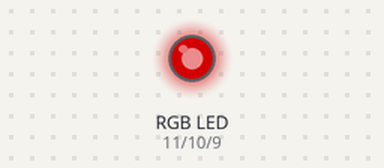
This sketch was run on a simulated Arduino Uno, built with avr-gcc and run on an emulated ATmega328P. Shown: an RGB LED mixed from three pins (HIGH = lit). Dim RGB values are drawn brighter than linear.

Above: at 0.05 s.
At 1.5 s:
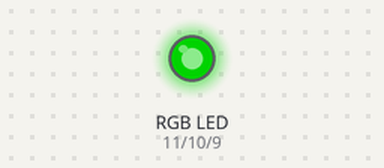
At 2.25 s:
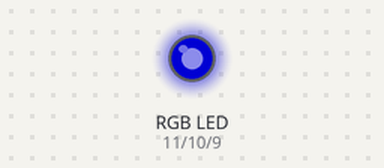
At 3.0 s:
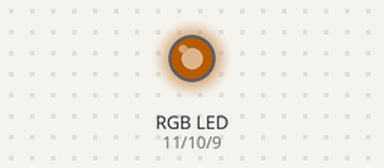
At 4.0 s:
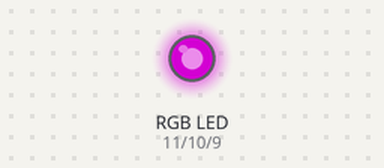
At 6.0 s:
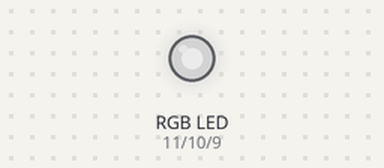
Timing chart, 0 to 7.8 s (numbered marks = the images above):
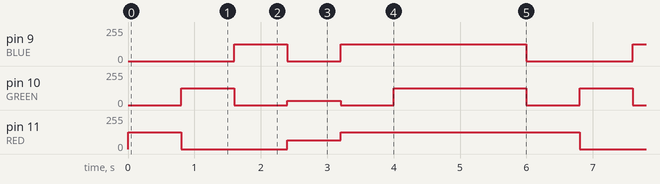

Measured:
- by itself, pin 9 (BLUE): repeats every 6.0 s: 0/255 0.80 s, 125/255 2.8 s, 0/255 1.6 s, 125/255 0.80 s
- by itself, pin 10 (GREEN): repeats every 6.0 s: 0/255 0.80 s, 32/255 0.80 s, 0/255 0.80 s, 125/255 2.0 s, 0/255 0.80 s, 125/255 0.80 s
- by itself, pin 11 (RED): repeats every 6.0 s: 0/255 1.6 s, 64/255 0.80 s, 125/255 3.6 s

The sketch:

rgbpwm.ino
```cpp
#define RED 	11
#define GREEN	10
#define BLUE	9

void setup()
{
	pinMode(RED, OUTPUT);
	pinMode(GREEN, OUTPUT);
	pinMode(BLUE, OUTPUT);
}

void loop()
{
	RGB_color(125, 0, 0); // Red
	delay(800);
	RGB_color(0, 125, 0); // Green
	delay(800);
	RGB_color(0, 0, 125); // Blue
	delay(800);
	RGB_color(64, 32, 0); // yellow
	delay(800);
	RGB_color(125, 0, 125); // purple
	delay(800);
	RGB_color(125, 125, 125); // white
	delay(2000);
}

void RGB_color(int redValue, int greenValue, int blueValue)
{
	analogWrite(RED,	redValue);
	analogWrite(GREEN,	greenValue);
	analogWrite(BLUE,	blueValue);
}
```
